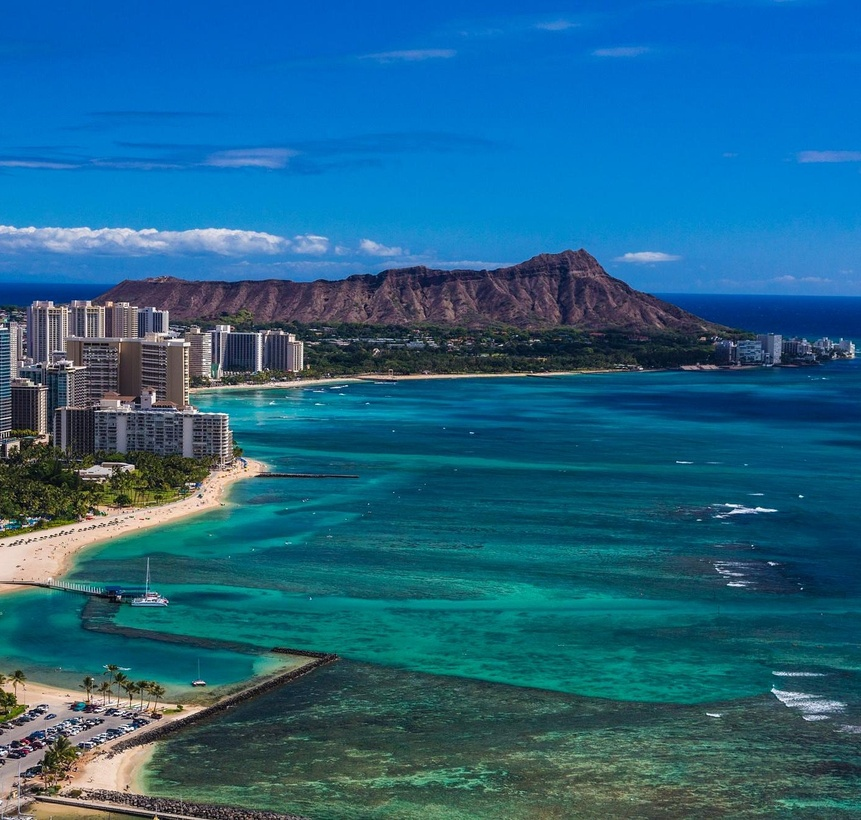
#> input picture images/waikiki.jpg, 861 x 820 px, shrunk from 1400 x 1333 before the run, found by its file name
$ python roi2.py   (older library calls are emulated)
#> lines starting #> are read from the running program, lines starting #| are printed output that depends on the picture; after the words box and inside, x2 and y2 are one past the last pixel; in counts of white or black regions, pixels touching at a corner belong together
import cv2
from matplotlib import pyplot as plt
import numpy as np
import cv2
import numpy as np
from scipy import ndimage
from scipy import fftpack


def compute_local_density(binary_map, kernel_size=15):
    """
    Compute local density of non-zero pixels in a binary map.

    Args:
        binary_map: Binary image (0s and 1s or 0s and 255s)
        kernel_size: Size of the local neighborhood

    Returns:
        density_map: Float array with values 0-1 representing local density
    """
    # Ensure binary map is in 0-1 range
    if binary_map.max() > 1:
        binary_map = binary_map / 255.0

    # Create a normalized kernel (sums to 1)
    kernel = np.ones((kernel_size, kernel_size), dtype=np.float32)
    kernel /= kernel.sum()

    # Compute local density using convolution
    density_map = cv2.filter2D(binary_map.astype(np.float32), -1, kernel)

    return density_map

def spectral_residual_saliency(image):
    """
    Classical spectral residual saliency detection.
    Based on the paper: "Saliency Detection: A Spectral Residual Approach"

    Args:
        image: RGB image (H, W, 3)

    Returns:
        saliency_map: Saliency map highlighting visually salient regions
    """
    # Convert to grayscale
    if len(image.shape) == 3:
        gray = cv2.cvtColor(image, cv2.COLOR_RGB2GRAY)
    else:
        gray = image

    gray = gray.astype(np.float32)

    # Step 1: Compute log amplitude spectrum
    fft = fftpack.fft2(gray)
    amplitude_spectrum = np.abs(fft)
    log_amplitude = np.log(amplitude_spectrum + 1e-8)  # Avoid log(0)

    # Step 2: Compute spectral residual (difference from local average)
    # Smooth the log amplitude spectrum
    kernel_size = 3
    smoothed_log_amp = cv2.blur(log_amplitude, (kernel_size, kernel_size))
    spectral_residual = log_amplitude - smoothed_log_amp

    # Step 3: Reconstruct saliency map
    # Combine residual phase with original phase
    saliency_fft = np.exp(spectral_residual + 1j * np.angle(fft))
    saliency_spatial = np.abs(fftpack.ifft2(saliency_fft))

    # Step 4: Post-process
    saliency_map = cv2.GaussianBlur(saliency_spatial, (5, 5), 3)
    saliency_map = (saliency_map - saliency_map.min()) / (saliency_map.max() - saliency_map.min() + 1e-8)

    return saliency_map


def detect_roi_coarse(image):
    """
    Find potential ROIs without using segmentation
    """
    methods = []

    # 1. Edge density (your approach)
    edge_map = cv2.Canny(image, 50, 150)
    edge_density = compute_local_density(edge_map, kernel_size=15)
    methods.append(edge_density)

    # 2. Local contrast
    lab = cv2.cvtColor(image, cv2.COLOR_RGB2LAB)
    contrast_map = cv2.Laplacian(lab[:,:,0], cv2.CV_32F)
    methods.append(np.abs(contrast_map))

    # 3. Classical saliency
    saliency_map = spectral_residual_saliency(image)
    methods.append(saliency_map)

    # Combine evidence
    combined_roi_map = np.mean(methods, axis=0)

    # Return both binary and continuous maps
    binary_roi_map = combined_roi_map > np.percentile(combined_roi_map, 70)
    return binary_roi_map, combined_roi_map


def find_texture_homogeneous_regions(image):
    """Find regions with consistent texture patterns"""
    gray = cv2.cvtColor(image, cv2.COLOR_RGB2GRAY)

    # Compute local texture variance
    texture_variance = compute_local_variance(gray, kernel_size=15)

    # Low variance = homogeneous texture = potential ROI
    homogeneous_regions = texture_variance < np.percentile(texture_variance, 30)

    return homogeneous_regions

def compute_local_variance(image, kernel_size=15):
    """Compute local variance to find texture homogeneity"""
    mean = cv2.blur(image, (kernel_size, kernel_size))
    mean_sq = cv2.blur(image.astype(np.float32)**2, (kernel_size, kernel_size))
    variance = mean_sq - mean.astype(np.float32)**2
    return variance

def find_color_uniform_regions(image):
    """Find regions with consistent color"""
    lab = cv2.cvtColor(image, cv2.COLOR_RGB2LAB)

    # Compute color variance in LAB space (perceptually uniform)
    color_variance = np.zeros(image.shape[:2])
    for channel in range(3):
        channel_var = compute_local_variance(lab[:,:,channel], kernel_size=20)
        color_variance += channel_var

    # Low color variance = uniform color region = potential ROI
    uniform_color_regions = color_variance < np.percentile(color_variance, 40)

    return uniform_color_regions


def filter_by_size(binary_map, min_size_ratio=0.005, max_size_ratio=0.8):
    """Keep only regions of meaningful size"""
    # Find connected components
    num_labels, labels, stats, _ = cv2.connectedComponentsWithStats(
        binary_map.astype(np.uint8), connectivity=8
    )

    # Filter by size
    total_pixels = binary_map.size
    filtered_mask = np.zeros_like(binary_map)

    for i in range(1, num_labels):  # Skip background
        area = stats[i, cv2.CC_STAT_AREA]
        area_ratio = area / total_pixels

        if min_size_ratio <= area_ratio <= max_size_ratio:
            filtered_mask[labels == i] = True

    return filtered_mask

# [23 lines left out: function detect_complete_roi_regions, not called in this run]

def visualize_region_vs_edge_detection(original, edge_roi, region_roi):
    """Compare edge-based vs region-based ROI detection"""
    fig, axes = plt.subplots(1, 4, figsize=(20, 5))

    # Original
    axes[0].imshow(original)
    axes[0].set_title('Original Image')
    axes[0].axis('off')

    # Edge-based ROI (your current approach)
    edge_overlay = original.copy()
    edge_overlay[edge_roi] = [255, 0, 0]  # Red edges
    axes[1].imshow(edge_overlay)
    axes[1].set_title('Edge-Based ROI\n(Finds boundaries)')
    axes[1].axis('off')

    # Region-based ROI (new approach)
    region_overlay = original.copy()
    region_overlay[region_roi] = [0, 255, 0]  # Green regions
    axes[2].imshow(region_overlay)
    axes[2].set_title('Region-Based ROI\n(Finds complete areas)')
    axes[2].axis('off')

    # Combined
    combined_overlay = original.copy()
    combined_overlay[edge_roi] = [255, 0, 0]    # Red edges
    combined_overlay[region_roi] = [0, 255, 0]  # Green regions
    axes[3].imshow(combined_overlay)
    axes[3].set_title('Combined: Red=Edges, Green=Regions')
    axes[3].axis('off')

    plt.tight_layout()
    plt.show()


def find_object_regions(image):
    """Find complete objects rather than just boundaries"""
    # Use morphological operations to close boundaries
    edges = cv2.Canny(image, 50, 150)

    # Close gaps in edges to form complete regions
    kernel = np.ones((5, 5), np.uint8)
    closed_edges = cv2.morphologyEx(edges, cv2.MORPH_CLOSE, kernel)

    # Fill regions
    contours, _ = cv2.findContours(closed_edges, cv2.RETR_EXTERNAL, cv2.CHAIN_APPROX_SIMPLE)

    object_mask = np.zeros_like(edges)
    for contour in contours:
        # Filter by size and shape
        area = cv2.contourArea(contour)
        if area > 1000:  # Minimum object size
            cv2.fillPoly(object_mask, [contour], 255)

    return object_mask > 0


def find_salient_regions(image):
    """Find regions that visually stand out"""
    # Your existing saliency
    saliency_map = spectral_residual_saliency(image)

    # But now find connected regions, not just points
    binary_saliency = saliency_map > np.percentile(saliency_map, 80)

    # Morphological cleaning to form regions
    kernel = np.ones((10, 10), np.uint8)
    cleaned_regions = cv2.morphologyEx(
        binary_saliency.astype(np.uint8),
        cv2.MORPH_CLOSE, kernel
    )

    return cleaned_regions > 0


def test_complete_roi_detection(test_image):
    """Compare different ROI detection approaches"""

    # Your current edge-based approach
    edge_roi, _ = detect_roi_coarse(test_image)

    # New region-based approaches
    texture_roi = find_texture_homogeneous_regions(test_image)
    color_roi = find_color_uniform_regions(test_image)
    object_roi = find_object_regions(test_image)
    salient_roi = find_salient_regions(test_image)

    # Combine evidence
    combined_region_roi = (texture_roi | color_roi | object_roi | salient_roi)
    combined_region_roi = filter_by_size(combined_region_roi)

    # Visualize comparison
    visualize_region_vs_edge_detection(test_image, edge_roi, combined_region_roi)

    return edge_roi, combined_region_roi

# Usage
if __name__ == "__main__":
    image_name = 'images/waikiki.jpg'
    image = cv2.imread(image_name)
#> image is the input picture: shape (820, 861, 3); mean B, G, R 133.6, 100, 33.4
    image_rgb = cv2.cvtColor(image, cv2.COLOR_BGR2RGB)

    edge_roi, region_roi = test_complete_roi_detection(image_rgb)
#> in detect_roi_coarse, `edge_map = cv2.Canny(image, 50, 150)`:
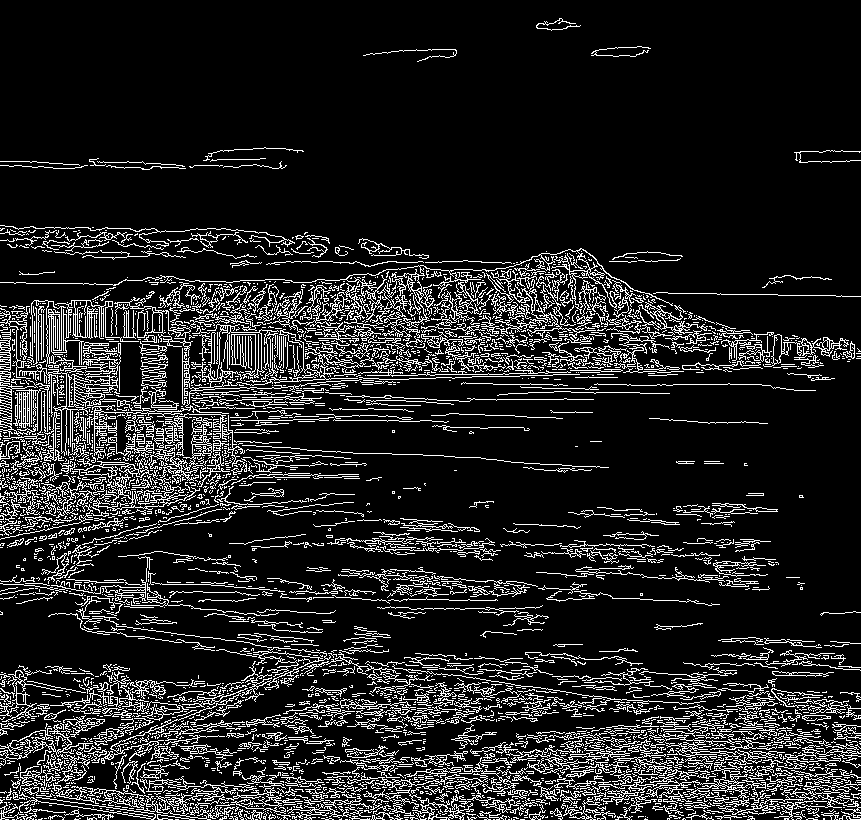
#> edge_map: shape (820, 861); 13.4% white in thin lines or dots
#> in find_color_uniform_regions, `uniform_color_regions = color_variance < np.percentile(color_variance,..`:
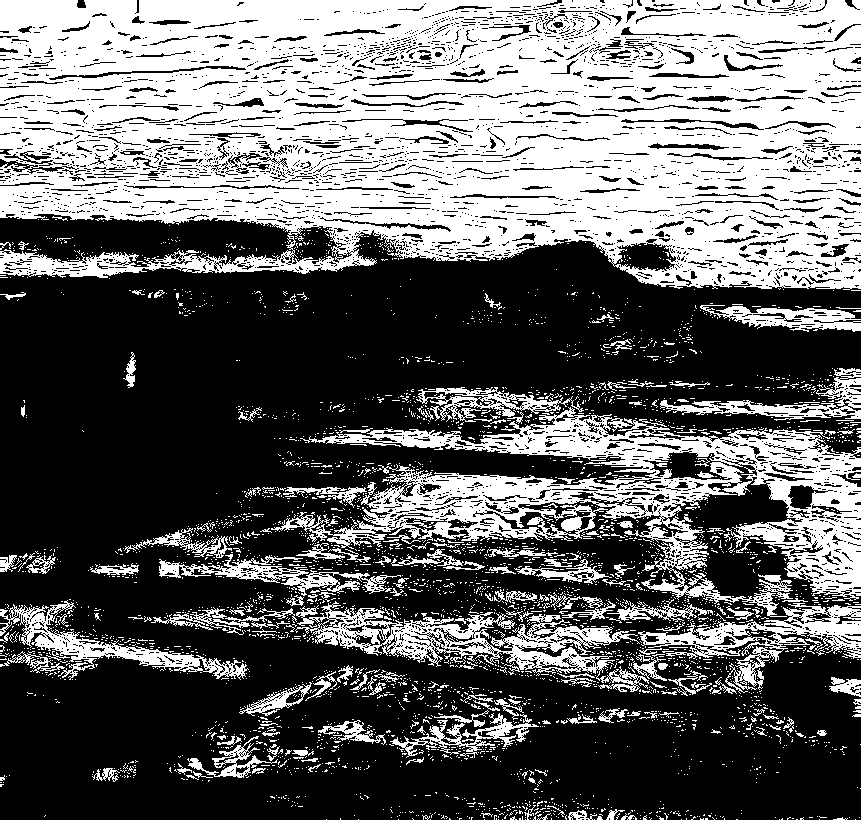
#> uniform_color_regions: shape (820, 861) bool; 40% white; 3655 white regions (3461 under 20 px), largest, box (x1, y1, x2, y2) and area: (0, 0, 861, 290) 189394, (271, 407, 861, 617) 36606, (295, 601, 649, 692) 8758
#> in find_object_regions, `closed_edges = cv2.morphologyEx(edges, cv2.MORPH_CLOSE, kernel)`:
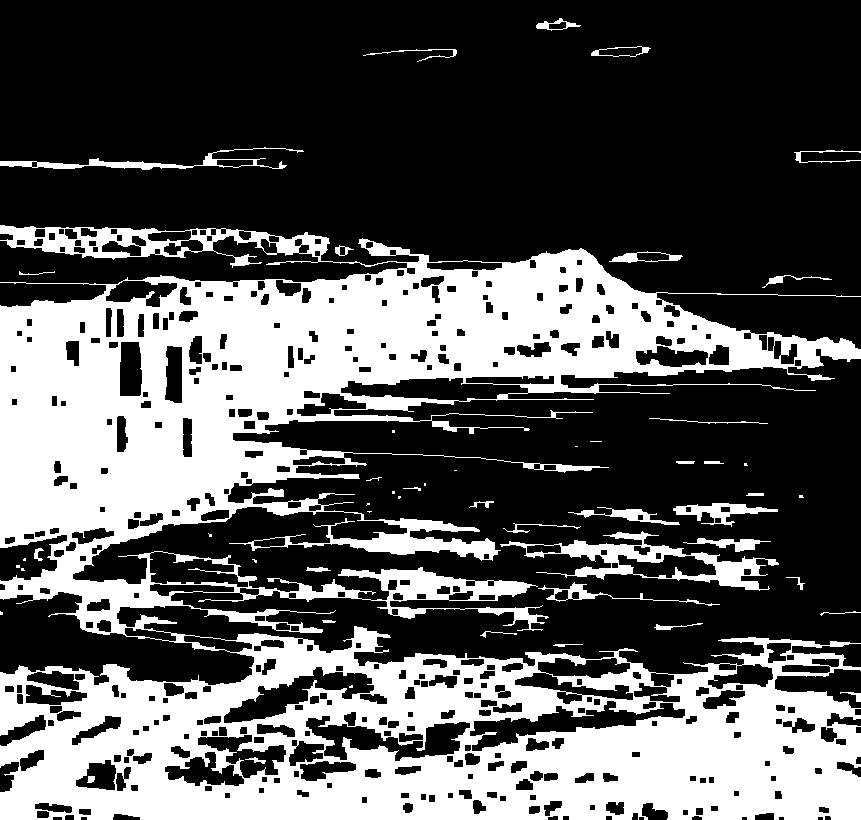
#> closed_edges: shape (820, 861); 34.2% white; 52 white regions (18 under 20 px)
#> in find_object_regions, `contours, _ = cv2.findContours(closed_edges, cv2.RETR_EXTERNAL, cv2.CH..`: contours = 49 contours, 24 with area under 20; largest, box (x1, y1, x2, y2) and area: (0, 225, 861, 820) 284865, (500, 531, 779, 591) 5504, (0, 147, 304, 170) 1213, (673, 503, 778, 527) 890, (538, 582, 720, 606) 498
#> the loop in find_object_regions, `for contour in contours:` made 49 passes
#> area on passes 1, 4, 5, 8, 9, 11, 15, 16: 44.5, 57, 20.5, 498.5, 22.5, 53.5, 43, 369
#> in test_complete_roi_detection, `combined_region_roi = (texture_roi | color_roi | object_roi | salient_..`:
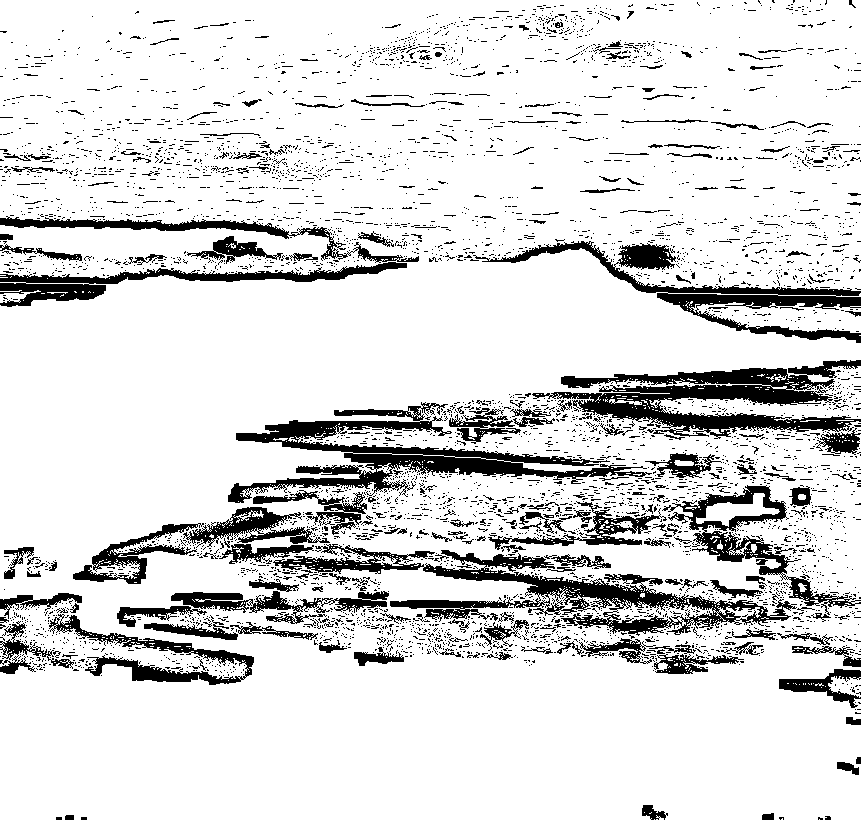
#> combined_region_roi: shape (820, 861) bool; 85.7% white; 4656 black regions (4399 under 20 px), largest, box (x1, y1, x2, y2) and area: (273, 544, 797, 636) 10673, (532, 360, 861, 439) 10304, (228, 402, 652, 503) 10195
#> in filter_by_size, `num_labels, labels, stats, _ = cv2.connectedComponentsWithStats( binar..`:
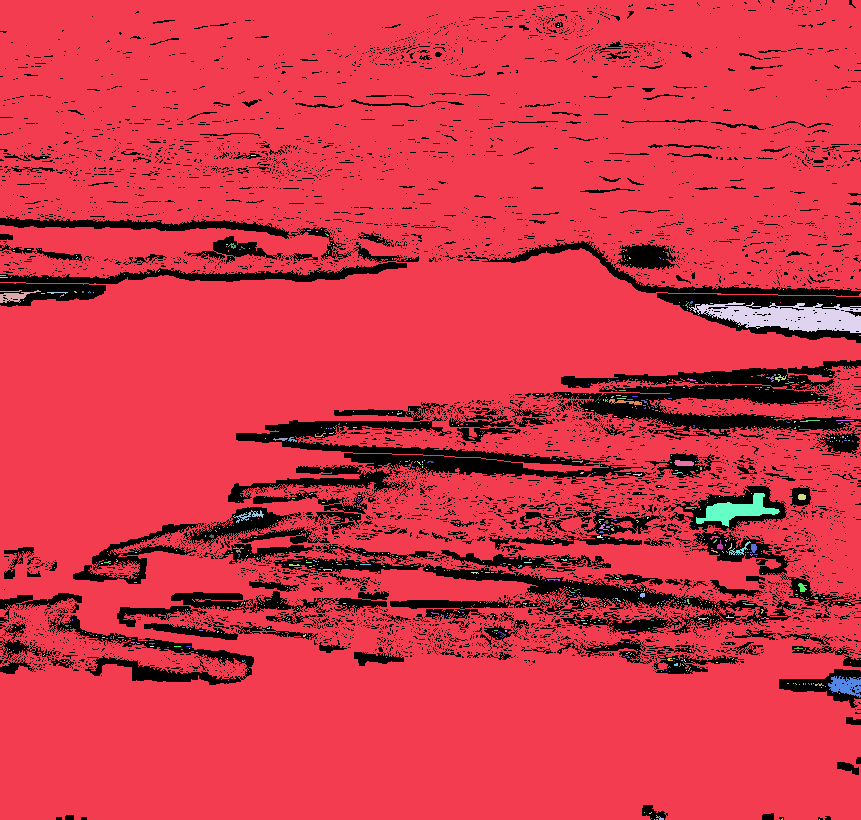
#> labels: shape (820, 861) int32; 826 distinct labels, from 0 to 825; one colour per label, 0 black
#> in filter_by_size, `num_labels, labels, stats, _ = cv2.connectedComponentsWithStats( binar..`: num_labels = 826; stats = 826 rows, first 6: [0, 0, 861, 820, 100758], [0, 0, 861, 820, 597501], [558, 24, 1, 1, 1], [557, 26, 2, 1, 2], [251, 155, 5, 1, 5], [43, 157, 2, 1, 2]
#> the loop in filter_by_size, `for i in range(1, num_labels):` made 825 passes
#> (area, area_ratio) on pass 16: (21, 2.97e-05)
#> in visualize_region_vs_edge_detection, `edge_overlay[edge_roi] = [255, 0, 0]`:
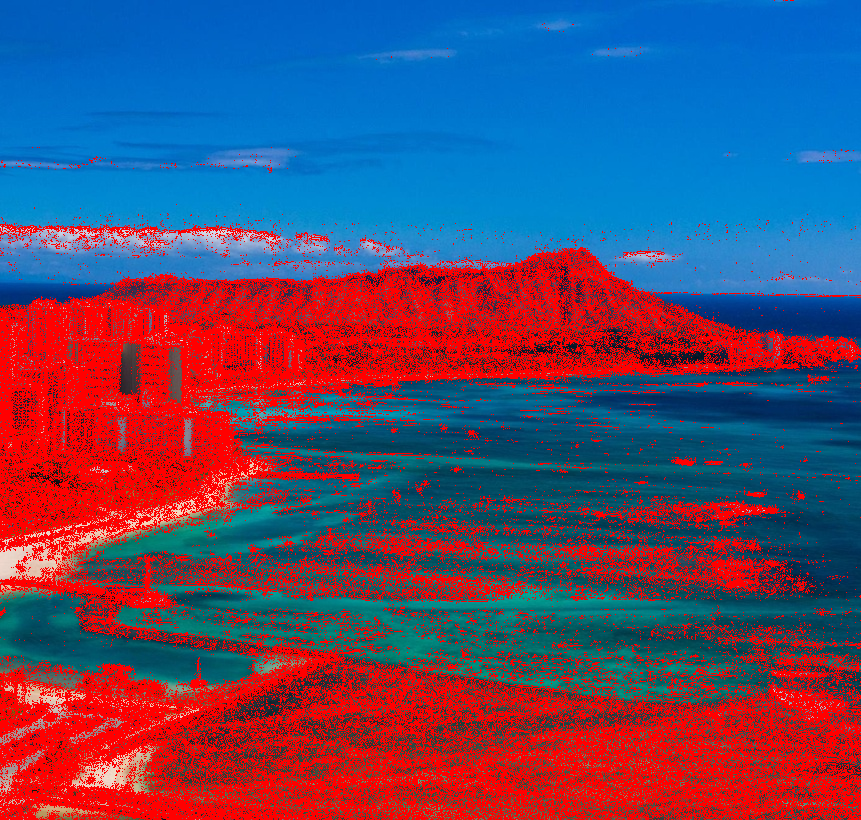
#> edge_overlay: shape (820, 861, 3); mean R, G, B 89.7, 72.7, 105.7
